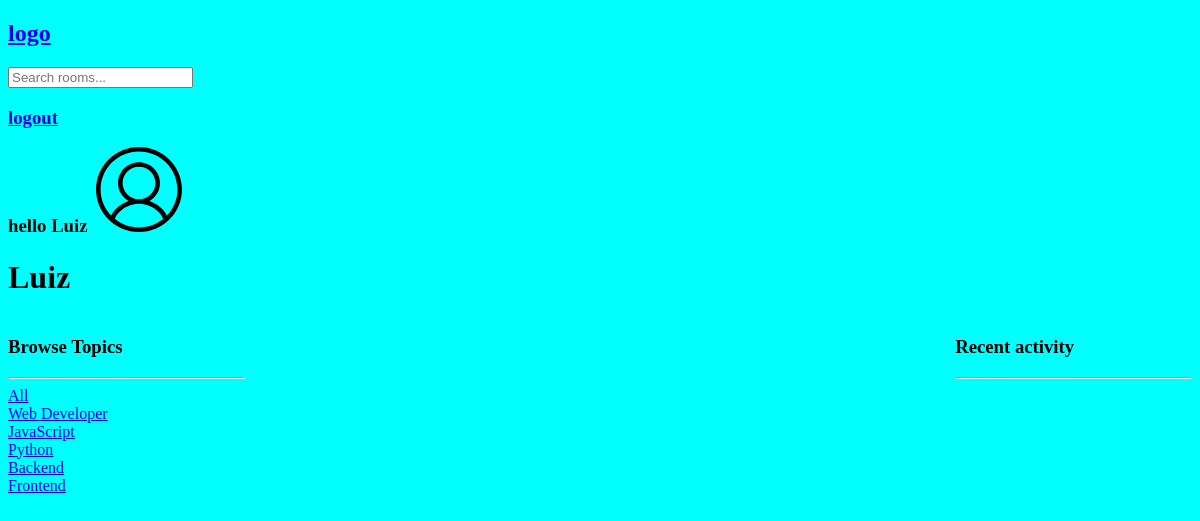
/user-profile/1 (signed in), run on an earlier commit of the app's database.
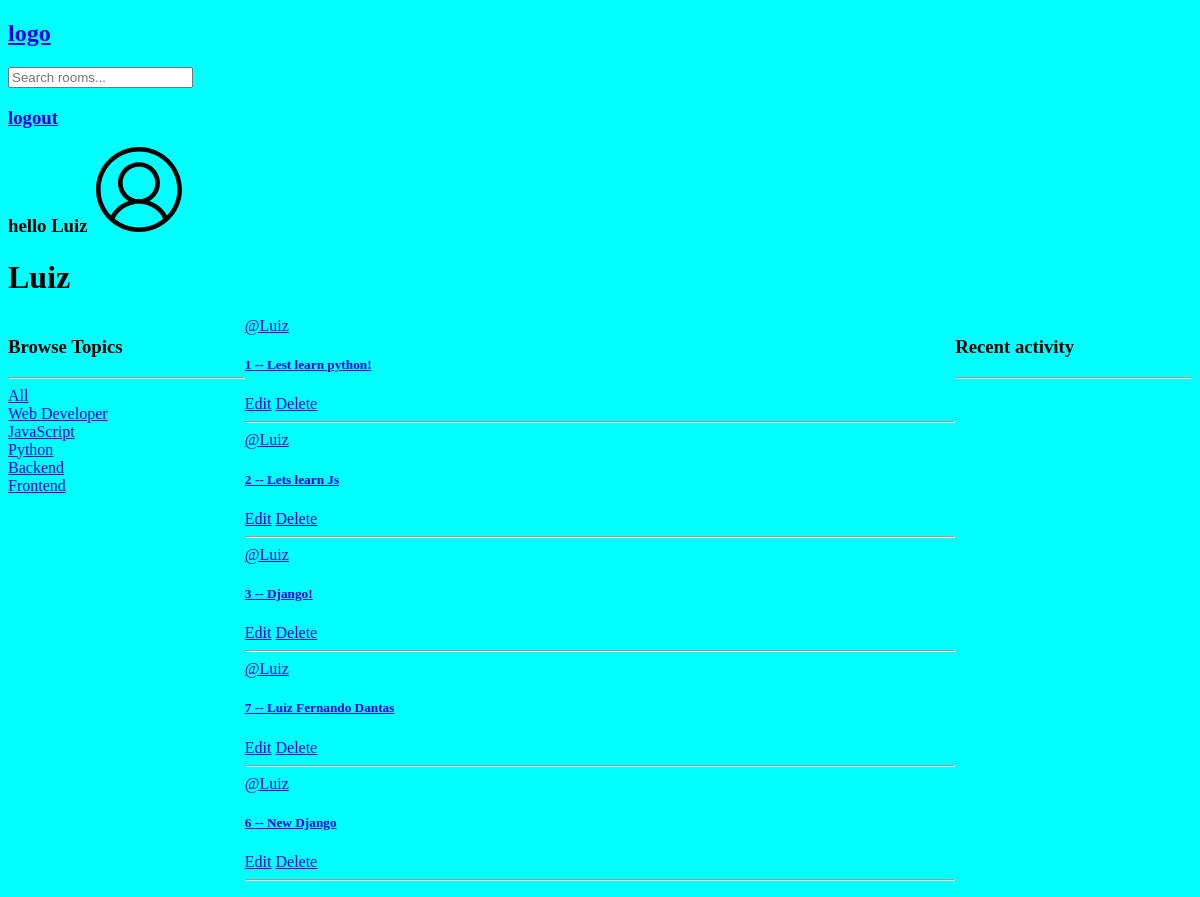
And on a later commit of the database.
### base/models.py (models this page shows, shortened)
class Topic(models.Model):
  name = models.CharField(max_length=200)

class Room(models.Model):
  host = models.ForeignKey(User, on_delete=models.CASCADE, null=True)
  topico = models.ForeignKey(Topic, null=True, on_delete=models.SET_NULL)
  name = models.CharField(max_length=200)
  description = models.TextField(null=True, blank=True)
  participants = models.ManyToManyField(User, related_name='participants', blank=True)
  updated = models.DateTimeField(auto_now=True)
  create = models.DateTimeField(auto_now_add=True)
  class Meta:
    ordering = ['-updated', '-create']

### base/views.py (the view)
# urls.py: path('user-profile/<str:pk>', views.userProfilePage , name="user-profile")
def userProfilePage(request, pk):
  user = User.objects.get(id = pk)
  rooms = user.room_set.all()
  room_message = user.message_set.all()
  topics = Topic.objects.all()
  context = {'user' : user, 'rooms' : rooms, 'room_messages' : room_message, 'topics' : topics}
  return render(request, 'base/profile.html', context)

### base/templates/base/profile.html (shortened to what this page needs)
{% extends "main.html" %}
{% block content %}
<h1>
    {{user.username}}
</h1>
<div class="container">
    <div>
        {% include "base/topics__component.html" %}
    </div>
    <div>
        {% include "base/feed__components.html" %}
    </div>
    <div>
        {% include "base/activity__component.html" %}
    </div>
</div>
{% endblock content %}

### base/templates/base/topics__component.html
<h3>
  Browse Topics
</h3>
<hr>
<div>
  <a href="{% url "home" %}">All </a>
</div>
{% for topic in topics %}
  <div>
    <a href="{% url "home" %}?q={{topic.name}}"> {{topic.name}} </a>
  </div>
{% endfor %}

### base/templates/base/feed__components.html (shortened to what this page needs)
{% for room in rooms %}
<div>
    <a href="{% url "user-profile" room.host.id %}">@{{room.host.username}}</a>
    <a href="{% url 'room' room.id %}">
    <h5>
      {{room.id}} -- {{room.name}}
    </h5>
    {% if request.user == room.host %}
    <a href="{% url 'update-room' room.id %}">Edit</a>
    <a href="{% url 'delete-room' room.id %}">Delete</a>
    {% endif %}
    <hr>
    </a>
</div>
{% endfor %}

What changed in the data, as far as the page shows it:
now on this page (row edited): Room: host.username "Luiz", id "1", name "Lest learn python!", shows "Edit"
now on this page (row edited): Room: host.username "Luiz", id "2", name "Lets learn Js", shows "Edit"
now on this page (row edited): Room: host.username "Luiz", id "3", name "Django!", shows "Edit"
added Room: host.username "Luiz", id "7", name "Luiz Fernando Dantas", shows "Edit"
added Room: host.username "Luiz", id "6", name "New Django", shows "Edit"
